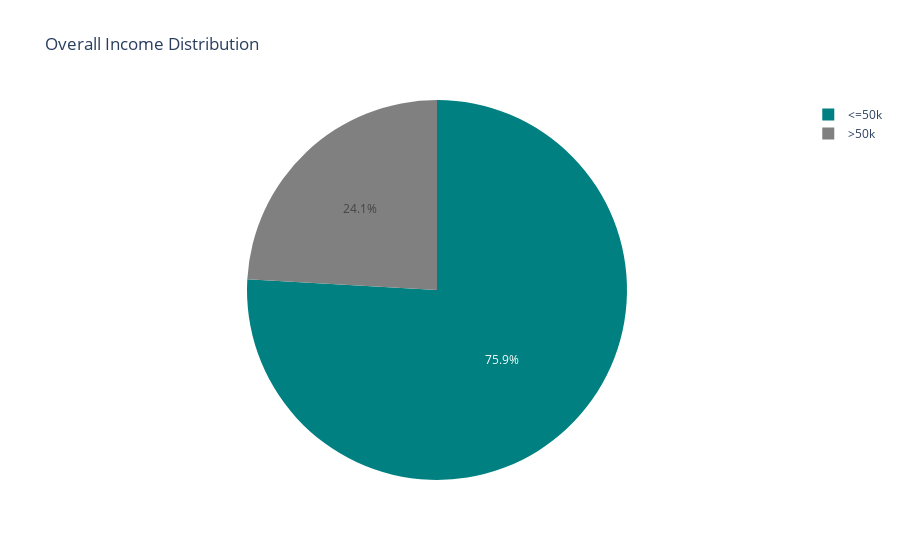

Notebook code cell kept with this figure:
### Code cell
fig = px.pie(adult_df_income, names='income', values='total', title='Overall Income Distribution', color_discrete_sequence=['#008080', '#808080'])
fig.show()

### Figure 1 — Plotly figure (JSON) as saved in the notebook; plotly's stock layout.template omitted (floating-point values rounded to 4 significant figures)
{"data": [{"domain": {"x": [0, 1], "y": [0, 1]}, "hovertemplate": "income=%{label}<br>total=%{value}<extra></extra>", "labels": ["<=50k", ">50k"], "legendgroup": "", "name": "", "showlegend": true, "type": "pie", "values": [24678, 7836]}], "layout": {"autosize": true, "legend": {"tracegroupgap": 0}, "piecolorway": ["#008080", "#808080"], "title": {"text": "Overall Income Distribution"}}}
